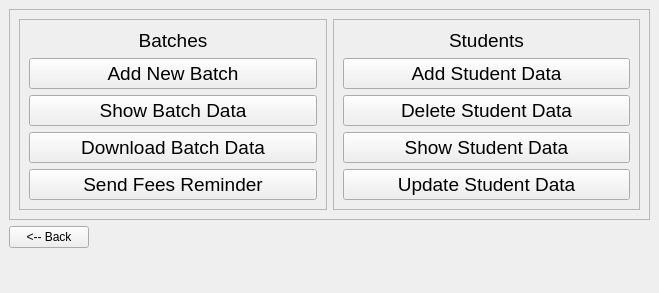
<?xml version="1.0" encoding="UTF-8"?>
<ui version="4.0">
 <class>MainWindow</class>
 <widget class="QMainWindow" name="MainWindow">
  <property name="geometry">
   <rect>
    <x>0</x>
    <y>0</y>
    <width>659</width>
    <height>275</height>
   </rect>
  </property>
  <property name="windowTitle">
   <string>Tuffle Fees Management App</string>
  </property>
  <widget class="QWidget" name="centralwidget">
   <layout class="QVBoxLayout" name="verticalLayout_3">
    <item>
     <widget class="QFrame" name="frame_menu">
      <property name="frameShape">
       <enum>QFrame::StyledPanel</enum>
      </property>
      <property name="frameShadow">
       <enum>QFrame::Raised</enum>
      </property>
      <layout class="QHBoxLayout" name="horizontalLayout_2">
       <item>
        <widget class="QFrame" name="frame">
         <property name="frameShape">
          <enum>QFrame::StyledPanel</enum>
         </property>
         <property name="frameShadow">
          <enum>QFrame::Raised</enum>
         </property>
         <layout class="QVBoxLayout" name="verticalLayout">
          <item>
           <widget class="QLabel" name="label">
            <property name="font">
             <font>
              <family>Segoe UI</family>
              <pointsize>14</pointsize>
             </font>
            </property>
            <property name="text">
             <string>Batches</string>
            </property>
            <property name="alignment">
             <set>Qt::AlignCenter</set>
            </property>
           </widget>
          </item>
          <item>
           <widget class="QPushButton" name="pushButton_addNewBatch">
            <property name="font">
             <font>
              <family>Segoe UI</family>
              <pointsize>14</pointsize>
             </font>
            </property>
            <property name="text">
             <string>Add New Batch</string>
            </property>
           </widget>
          </item>
          <item>
           <widget class="QPushButton" name="pushButton_showBatchData">
            <property name="font">
             <font>
              <family>Segoe UI</family>
              <pointsize>14</pointsize>
             </font>
            </property>
            <property name="text">
             <string>Show Batch Data</string>
            </property>
           </widget>
          </item>
          <item>
           <widget class="QPushButton" name="pushButton_downloadBatchData">
            <property name="font">
             <font>
              <family>Segoe UI</family>
              <pointsize>14</pointsize>
             </font>
            </property>
            <property name="text">
             <string>Download Batch Data</string>
            </property>
           </widget>
          </item>
          <item>
           <widget class="QPushButton" name="pushButton_sendFeesReminder">
            <property name="font">
             <font>
              <family>Segoe UI</family>
              <pointsize>14</pointsize>
             </font>
            </property>
            <property name="text">
             <string>Send Fees Reminder</string>
            </property>
           </widget>
          </item>
         </layout>
        </widget>
       </item>
       <item>
        <widget class="QFrame" name="frame_2">
         <property name="frameShape">
          <enum>QFrame::StyledPanel</enum>
         </property>
         <property name="frameShadow">
          <enum>QFrame::Raised</enum>
         </property>
         <layout class="QVBoxLayout" name="verticalLayout_2">
          <item>
           <widget class="QLabel" name="label_2">
            <property name="font">
             <font>
              <family>Segoe UI</family>
              <pointsize>14</pointsize>
             </font>
            </property>
            <property name="text">
             <string>Students</string>
            </property>
            <property name="alignment">
             <set>Qt::AlignCenter</set>
            </property>
           </widget>
          </item>
          <item>
           <widget class="QPushButton" name="pushButton_addStudentData">
            <property name="font">
             <font>
              <family>Segoe UI</family>
              <pointsize>14</pointsize>
             </font>
            </property>
            <property name="text">
             <string>Add Student Data</string>
            </property>
           </widget>
          </item>
          <item>
           <widget class="QPushButton" name="pushButton_deleteStudentData">
            <property name="font">
             <font>
              <family>Segoe UI</family>
              <pointsize>14</pointsize>
             </font>
            </property>
            <property name="text">
             <string>Delete Student Data</string>
            </property>
           </widget>
          </item>
          <item>
           <widget class="QPushButton" name="pushButton_showStudentData">
            <property name="font">
             <font>
              <family>Segoe UI</family>
              <pointsize>14</pointsize>
             </font>
            </property>
            <property name="text">
             <string>Show Student Data</string>
            </property>
           </widget>
          </item>
          <item>
           <widget class="QPushButton" name="pushButton_updateStudentData">
            <property name="font">
             <font>
              <family>Segoe UI</family>
              <pointsize>14</pointsize>
             </font>
            </property>
            <property name="text">
             <string>Update Student Data</string>
            </property>
           </widget>
          </item>
         </layout>
        </widget>
       </item>
      </layout>
     </widget>
    </item>
    <item alignment="Qt::AlignLeft">
     <widget class="QPushButton" name="pushButton_back">
      <property name="text">
       <string>&lt;-- Back</string>
      </property>
     </widget>
    </item>
    <item>
     <widget class="QLabel" name="label_3">
      <property name="minimumSize">
       <size>
        <width>0</width>
        <height>30</height>
       </size>
      </property>
      <property name="font">
       <font>
        <pointsize>10</pointsize>
       </font>
      </property>
      <property name="text">
       <string/>
      </property>
      <property name="textFormat">
       <enum>Qt::AutoText</enum>
      </property>
     </widget>
    </item>
   </layout>
  </widget>
 </widget>
 <resources/>
 <connections/>
</ui>
